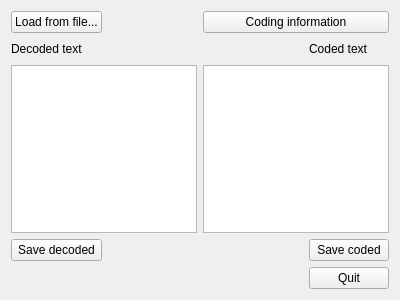
<?xml version="1.0" encoding="UTF-8"?>
<ui version="4.0">
 <class>Widget</class>
 <widget class="QWidget" name="Widget">
  <property name="geometry">
   <rect>
    <x>0</x>
    <y>0</y>
    <width>400</width>
    <height>300</height>
   </rect>
  </property>
  <property name="windowTitle">
   <string>Morse Code Editor</string>
  </property>
  <layout class="QGridLayout" name="gridLayout">
   <item row="0" column="0">
    <widget class="QPushButton" name="loadButton">
     <property name="text">
      <string>Load from file...</string>
     </property>
    </widget>
   </item>
   <item row="0" column="1">
    <spacer name="horizontalSpacer_3">
     <property name="orientation">
      <enum>Qt::Horizontal</enum>
     </property>
     <property name="sizeHint" stdset="0">
      <size>
       <width>40</width>
       <height>20</height>
      </size>
     </property>
    </spacer>
   </item>
   <item row="0" column="2" colspan="2">
    <widget class="QPushButton" name="translateButton">
     <property name="text">
      <string>Coding information</string>
     </property>
    </widget>
   </item>
   <item row="1" column="0">
    <widget class="QLabel" name="label">
     <property name="text">
      <string>Decoded text</string>
     </property>
    </widget>
   </item>
   <item row="1" column="1">
    <spacer name="horizontalSpacer">
     <property name="orientation">
      <enum>Qt::Horizontal</enum>
     </property>
     <property name="sizeHint" stdset="0">
      <size>
       <width>40</width>
       <height>20</height>
      </size>
     </property>
    </spacer>
   </item>
   <item row="1" column="2">
    <spacer name="horizontalSpacer_2">
     <property name="orientation">
      <enum>Qt::Horizontal</enum>
     </property>
     <property name="sizeHint" stdset="0">
      <size>
       <width>40</width>
       <height>20</height>
      </size>
     </property>
    </spacer>
   </item>
   <item row="1" column="3">
    <widget class="QLabel" name="label_2">
     <property name="text">
      <string>Coded text</string>
     </property>
    </widget>
   </item>
   <item row="2" column="0" colspan="2">
    <widget class="QTextBrowser" name="textBrowser"/>
   </item>
   <item row="2" column="2" colspan="2">
    <widget class="QTextBrowser" name="textBrowser_2"/>
   </item>
   <item row="3" column="0">
    <widget class="QPushButton" name="saveDecodedButton">
     <property name="text">
      <string>Save decoded</string>
     </property>
    </widget>
   </item>
   <item row="3" column="3">
    <widget class="QPushButton" name="saveCodedButton">
     <property name="text">
      <string>Save coded</string>
     </property>
    </widget>
   </item>
   <item row="4" column="2">
    <spacer name="horizontalSpacer_5">
     <property name="orientation">
      <enum>Qt::Horizontal</enum>
     </property>
     <property name="sizeHint" stdset="0">
      <size>
       <width>91</width>
       <height>20</height>
      </size>
     </property>
    </spacer>
   </item>
   <item row="4" column="3">
    <widget class="QPushButton" name="pushButton">
     <property name="text">
      <string>Quit</string>
     </property>
    </widget>
   </item>
  </layout>
 </widget>
 <layoutdefault spacing="6" margin="11"/>
 <resources/>
 <connections/>
</ui>
